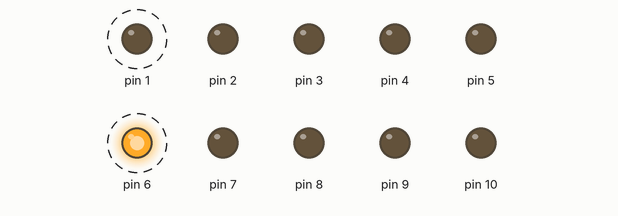
Simulated run of this sketch. Board: Arduino Uno, built with avr-gcc and run on an emulated ATmega328P. On the bench: output pins drawn as LEDs (lit = HIGH). Dashed ring = blinking.

Above: at 0.5 s.
Timing chart, 0 to 4.6 s (numbered marks = the images above):
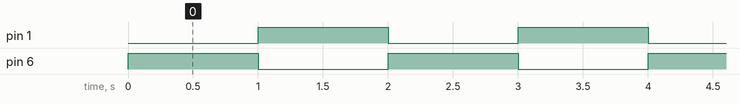

Measured:
- by itself, pin 1, pin 6: alternates HIGH for 1.0 s and LOW for 1.0 s

The sketch:

matriz23.01.16part1.ino
```cpp
int eixoX[] = {1, 2, 3, 4, 5}; // array coordenadas do pinos arduino
int eixoY[] = {6, 7, 8, 9, 10}; // array coordenas pinos arduino
int indiceX = 0;
int indiceY = 0;

void setup() {
  pinMode(1 , OUTPUT);
  pinMode(2 , OUTPUT);
  pinMode(3 , OUTPUT);
  pinMode(4 , OUTPUT);
  pinMode(5 , OUTPUT);
  pinMode(6 , OUTPUT);
  pinMode(7 , OUTPUT);
  pinMode(8 , OUTPUT);
  pinMode(9 , OUTPUT);
  pinMode(10 , OUTPUT);

}

void loop() {
  printM (eixoX[0] , eixoY[0]);
  indiceX++;
  indiceY++;
  if ( indiceX > 4) {
    indiceX = 0;
  }
  if ( indiceY > 4) {
    indiceY = 0;
  }
}

void printM (int veixoX, int veixoY) {
  digitalWrite(veixoX ,LOW);
  digitalWrite(veixoY , HIGH);
  delay(1000);
  digitalWrite(veixoX , HIGH);
  digitalWrite(veixoY , LOW);
  delay(1000);

}
```
